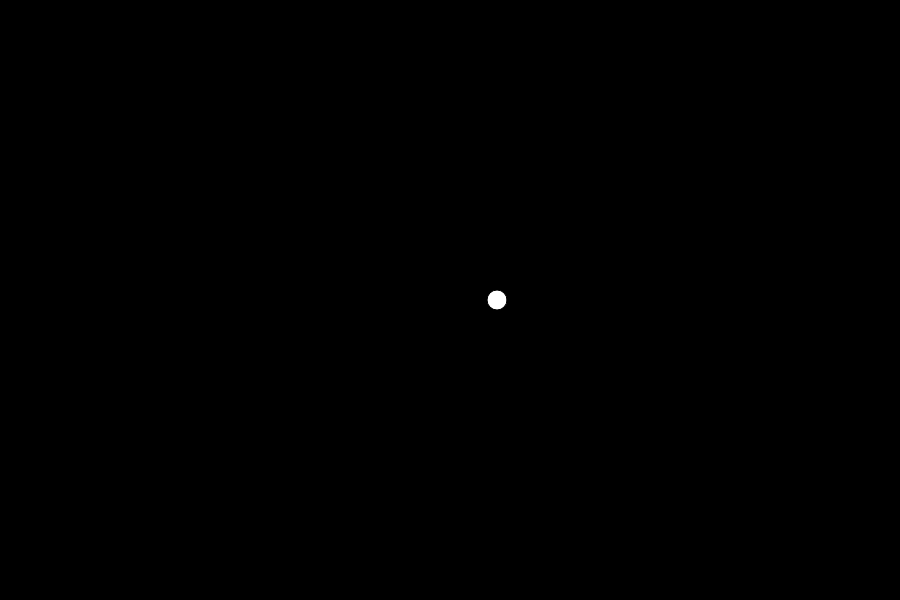
Frame 1 (no input)
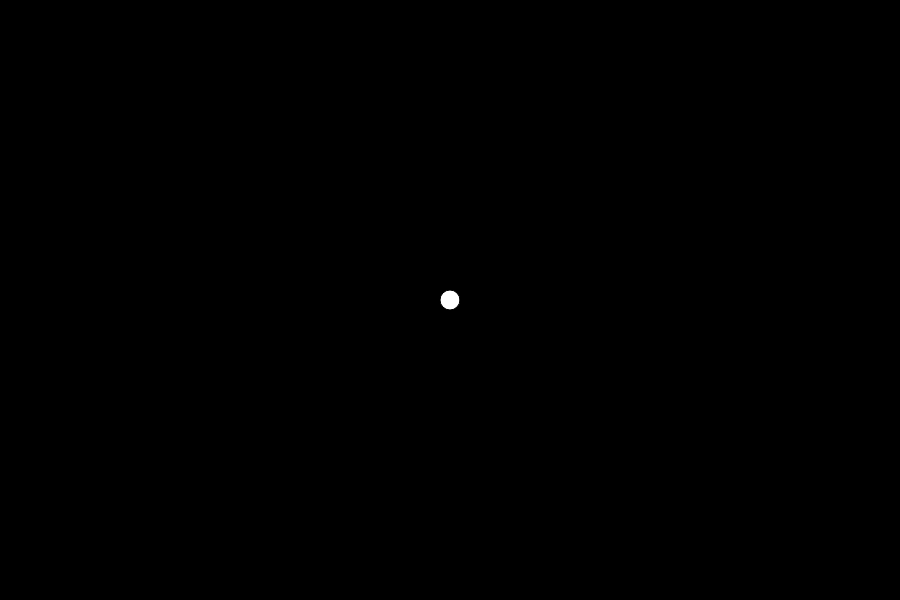
Frame 60 (no input)
Frame 120 (the mouse pressed at the canvas centre since frame 60): identical to frame 60, image omitted

The p5.js sketch that drew these frames (run headless with seeded random() and noise() and a simulated clock; from frame 60 on, the mouse is pressed at the canvas centre):

// p5.js sketch
// ── sketch.js
/////////////////////////////////////
// COURSERA GRAPHICS PROGRAMMING
/////////////////////////////////////
function setup() {
    createCanvas(900,600);
    background(0);
    fill(255);
    angleMode(DEGREES);
}
//////////////////////////////////////////////////////////
function draw() {
    background(0);
    translate(width/2, height/2);

    var amp = width/2;
    var period = 360;
    var phase = 0;
    var freq = 1.0;

    //var locX= sin(360 * frameCount/period + phase) * amp;
    var locX = sin(frameCount * 6 * freq + phase) * amp;

    ellipse(locX, 0 , 20,20 )

    /*var period = 60;
    var amplitude = 250;
    var frequency = 1.0;
    var phase = 0;

    // var locX = sin(360 * frameCount/period + phase) * amplitude;
    var locX = sin(frameCount * 6 * frequency + phase) * amplitude;
    ellipse(locX, 0, 30, 30);*/
}
